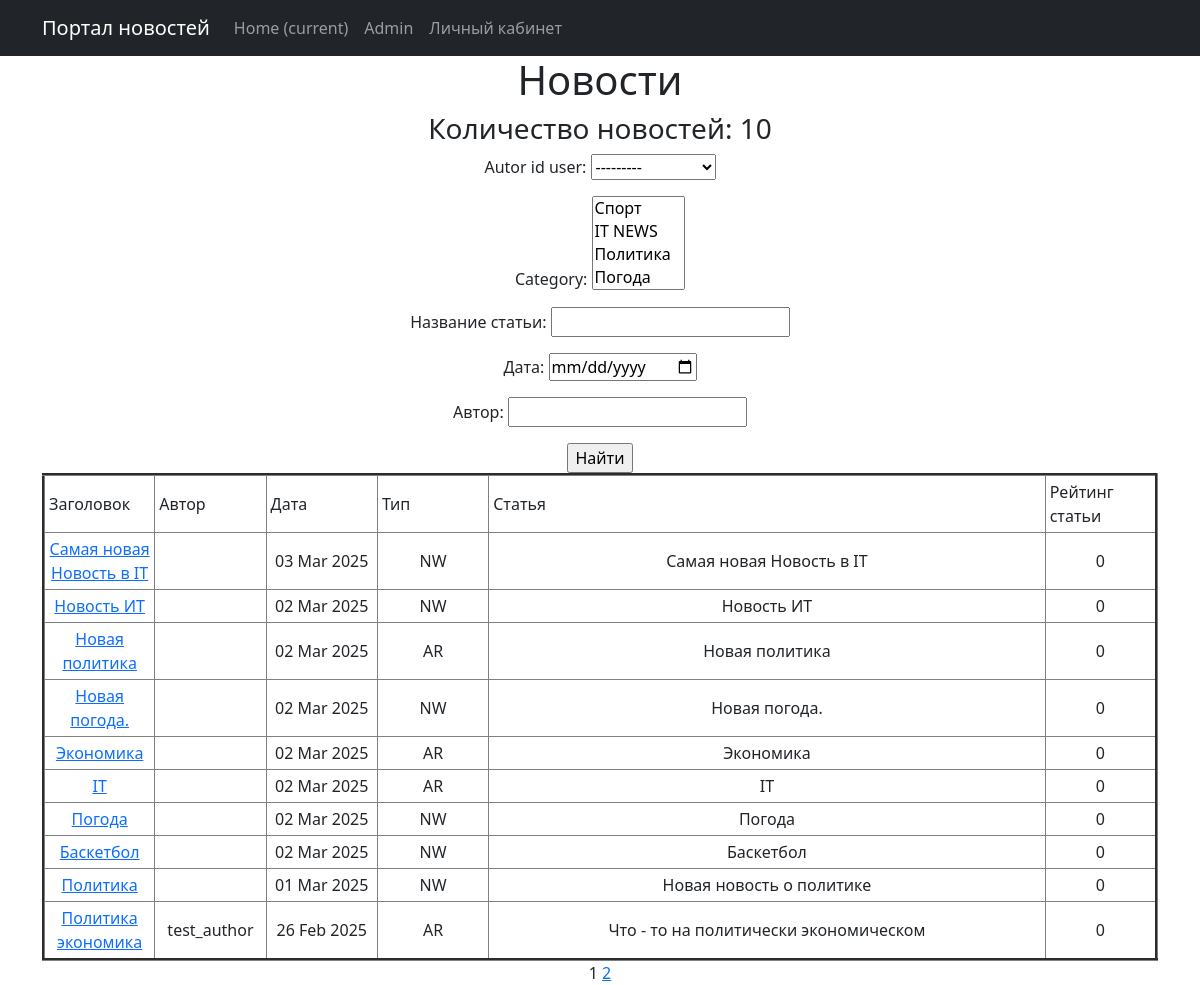
The page /search/ on the database as committed earlier.
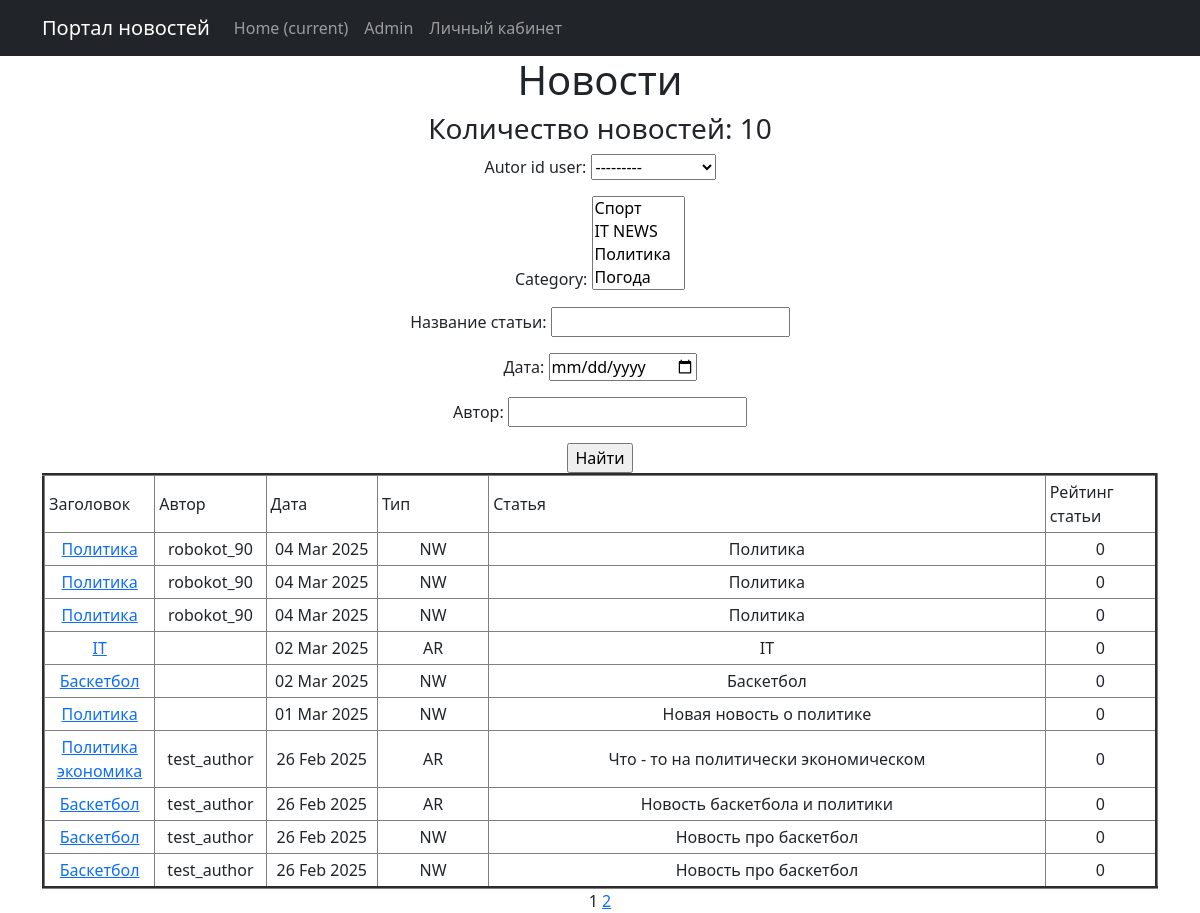
The same page on the database as committed later.
### news/models.py (models this page shows, shortened)
class Post(models.Model):
    news = "NW"
    article = "AR"
    POSITIONS = [(news, "Новость"),
                 (article, "Статья")]
    autor_id = models.ForeignKey(Author, on_delete=models.CASCADE)
    type = models.CharField(max_length = 2, choices=POSITIONS, default=news)
    date_time = models.DateTimeField(auto_now_add=True)
    category = models.ManyToManyField("Category", through="PostCategory")
    title_news = models.CharField(max_length = 128)
    text_news = models.TextField()
    rating_post = models.IntegerField(default = 0)

class Author(models.Model):
    rating_autor = models.IntegerField(default = 0)
    user = models.OneToOneField(User, on_delete=models.CASCADE)
    post_count = models.IntegerField(default = 0)

### news/views.py (the view)
# urls.py: path('search/', PostSearch.as_view(), name="news_search"),
class PostSearch(ListView):
    model = Post
    ordering = '-date_time'
    template_name = 'post_search.html'
    context_object_name = 'post_search'
    paginate_by = 10
    def get_queryset(self):
        queryset = super().get_queryset()
        self.filterset = NewsFilter(self.request.GET, queryset)
        return self.filterset.qs
    def get_context_data(self, **kwargs):
        context = super().get_context_data(**kwargs)
        context['filterset'] = self.filterset
        return context

### news/models.py (called while the page is built)
    def __str__(self):
        return self.category

### news/templatetags/custom_filters.py (called while the page is built)
def stripping(text):
    word = ''
    for i in text:
        if i.isalpha():
            word += i
    return word.lower()

@register.filter()
def censor(text):
    list_censor = [str(i) for i in Censorship.objects.all()]
    for word in text.split():
        format_word = stripping(word)
        if format_word in list_censor:
            cencore_word = format_word[0] + "*" * (len(word) - 1)
            text = text.replace(delete_symbol_l_r(word), cencore_word)
    return text

### news/templatetags/custom_tags.py (called while the page is built)
@register.simple_tag(takes_context=True)
def url_replace(context, **kwargs):
   d = context['request'].GET.copy()
   for k, v in kwargs.items():
       d[k] = v
   return d.urlencode()

### templates/post_search.html (shortened to what this page needs)
{% extends 'flatpages/default.html' %}
{% load custom_filters %}
{% load custom_tags %}
{% block content %}
    <h1>Новости</h1>
    <h3> Количество новостей: {{ post_search | length}} </h3>
        <form action="" method="get">
            {{ filterset.form.as_p }}
            <input type="submit" value="Найти" />
        </form>
        {% if post_search %}
            <table border="3" cellpadding="4" cellspacing="1" width="100%">
                <tr>
                    <td align="left" width="10%">Заголовок</td>
                    <td align="left" width="10%">Автор</td>
                    <td align="left" width="10%">Дата</td>
                    <td align="left" width="10%">Тип</td>
                    <td align="left" width="50%">Статья</td>
                    <td align="left" width="10%">Рейтинг статьи</td>
                </tr>
                {% for post in post_search%}
                <tr>
                    <td><a href="{% url 'news_detail' post.pk %}">{{ post.title_news | censor }}</a></td>
                    <td>{{ post.autor_id.user }}</td>
                    <td>{{ post.date_time | date:'d M Y' }}</td>
                    <td>{{ post.type }}</td>
                    <td>{{ post.text_news | truncatewords:20 | censor }}</td>
                    <td>{{ post.rating_post }}</td>
                </tr>
                {% endfor %}
            </table>
        {% else %}
        <h2>По вашему запросу ничего не найдено!</h2>
        {% endif%}
   {{ page_obj.number }}
   {% if page_obj.has_next %}
       <a href="?{% url_replace page=page_obj.next_page_number %}">{{ page_obj.next_page_number }}</a>
   {% endif %}
{% endblock content %}

Rows that differ between the two databases and show on the page:
removed Post: title_news|censor "Самая новая Новость в IT", date_time "03 Mar 2025", type "NW", text_news|censor "Самая новая Новость в IT", rating_post "0"
removed Post: title_news|censor "Новость ИТ", date_time "02 Mar 2025", type "NW", text_news|censor "Новость ИТ", rating_post "0"
removed Post: title_news|censor "Новая политика", date_time "02 Mar 2025", type "AR", text_news|censor "Новая политика", rating_post "0"
removed Post: title_news|censor "Новая погода.", date_time "02 Mar 2025", type "NW", text_news|censor "Новая погода.", rating_post "0"
removed Post: title_news|censor "Экономика", date_time "02 Mar 2025", type "AR", text_news|censor "Экономика", rating_post "0"
removed Post: title_news|censor "Погода", date_time "02 Mar 2025", type "NW", text_news|censor "Погода", rating_post "0"
added Post: title_news|censor "Политика", autor_id.user "robokot_90", date_time "04 Mar 2025", type "NW", text_news|censor "Политика", rating_post "0"
added Post: title_news|censor "Политика", autor_id.user "robokot_90", date_time "04 Mar 2025", type "NW", text_news|censor "Политика", rating_post "0"
added Post: title_news|censor "Политика", autor_id.user "robokot_90", date_time "04 Mar 2025", type "NW", text_news|censor "Политика", rating_post "0"
now on this page (row unchanged): Post: title_news|censor "Баскетбол", autor_id.user "test_author", date_time "26 Feb 2025", type "AR", text_news|censor "Новость баскетбола и политики", rating_post "0"
now on this page (row unchanged): Post: title_news|censor "Баскетбол", autor_id.user "test_author", date_time "26 Feb 2025", type "NW", text_news|censor "Новость про баскетбол", rating_post "0"
now on this page (row unchanged): Post: title_news|censor "Баскетбол", autor_id.user "test_author", date_time "26 Feb 2025", type "NW", text_news|censor "Новость про баскетбол", rating_post "0"
